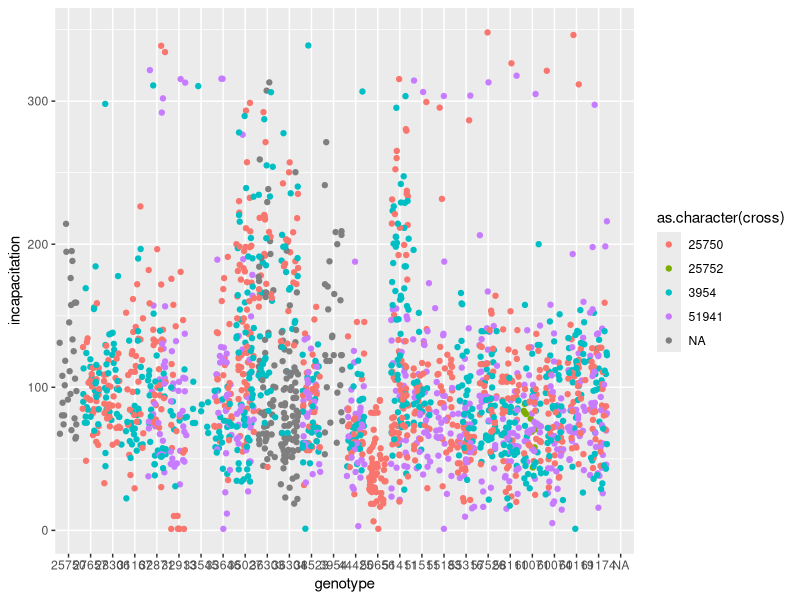

Write the R code that produced this figure.
library(tidyverse)
library(readxl)

ThermDat1 <- read.csv(file="../ProcessedData/RNAi1_tracked_data.csv")
str(ThermDat1)
ThermDat1[1:5,]
ThermDat1$genotype  <- as.character(ThermDat1$genotype)


ThermDat2 <- read.csv(file="../ProcessedData/RNAi2_tracked_data.csv")
str(ThermDat2)
ThermDat2[1:5,]
ThermDat2$genotype  <- as.character(ThermDat2$genotype)

#add a col set id 
ThermDat1$set_id<- paste(ThermDat1$genotype, ThermDat1$cross, sep="_")
ThermDat2$set_id<- paste(ThermDat2$genotype, ThermDat2$cross, sep="_")

#load background data
RNAi_backg <- read_excel("../ProcessedData/HeatPlate_autotrack/RNAi_Bckg.xlsx")
str(RNAi_backg)
RNAi_backg[1:5,]

#assign column names
colnames(RNAi_backg) <-c("genotype", "backg_id", "Gname")

#combine data sets
ThermDat1 <- left_join(ThermDat1, RNAi_backg, by="genotype")
ThermDat2 <- left_join(ThermDat2, RNAi_backg, by="genotype")

ThermDat_all <- rbind(ThermDat1[,c("file", "Chamber","incapacitation","date","group","rep","genotype","cross","set_id","backg_id","Gname")], 
                      ThermDat2[,c("file", "Chamber","incapacitation","date","group","rep","genotype","cross","set_id","backg_id","Gname")])

TTmeans <- ThermDat_all %>% 
  group_by(set_id) %>%
  summarise(MeanI = mean(incapacitation))

p1 <- ggplot(ThermDat_all, aes(genotype, incapacitation, color=as.character(cross))) +
  geom_point(position = position_jitter(width = 0.4)) 
p1
